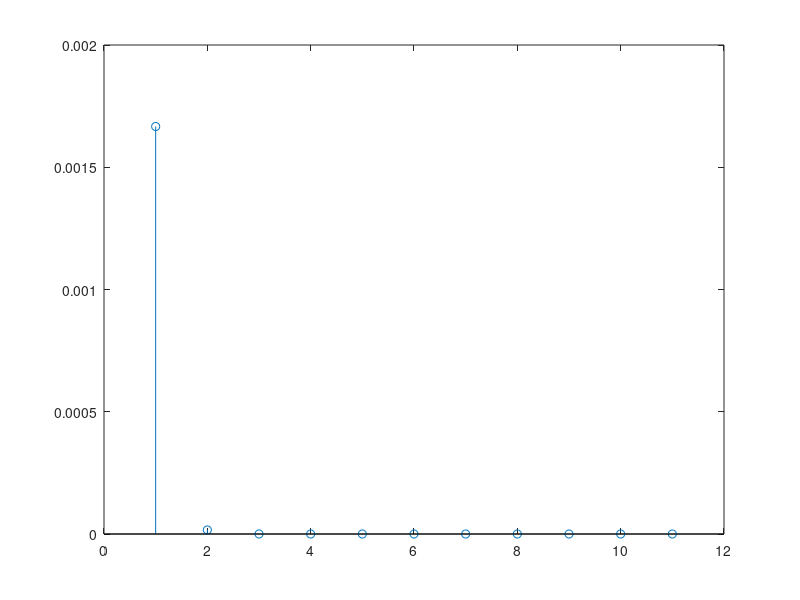

This chart was generated by the following MATLAB code:
f = @(x) exp(x) - 2 * x.^2 + 3*x - 1;
x0 = 0;
## f' = exp(x) - 4x + 3
## f'' = exp(x) - 4
## f''' = exp(x)

## a) Fórmula de dos puntos
  h = 10 .^ [-1:-1:-11];
  df = (f(x0+h) - f(x0))./h;
  err = h/2 * (exp(x0) - 4);  ## err = h/2 * f'';
  stem(err);

## c) Fórmula de tres puntos
  h = 10 .^ [-1:-1:-11];
  df = (f(x0+h) - f(x0-h))./(2*h);
  err = ((h.^2)/6) * exp(x0); ## err = (h^2)/6 * f''';
  stem(err);
